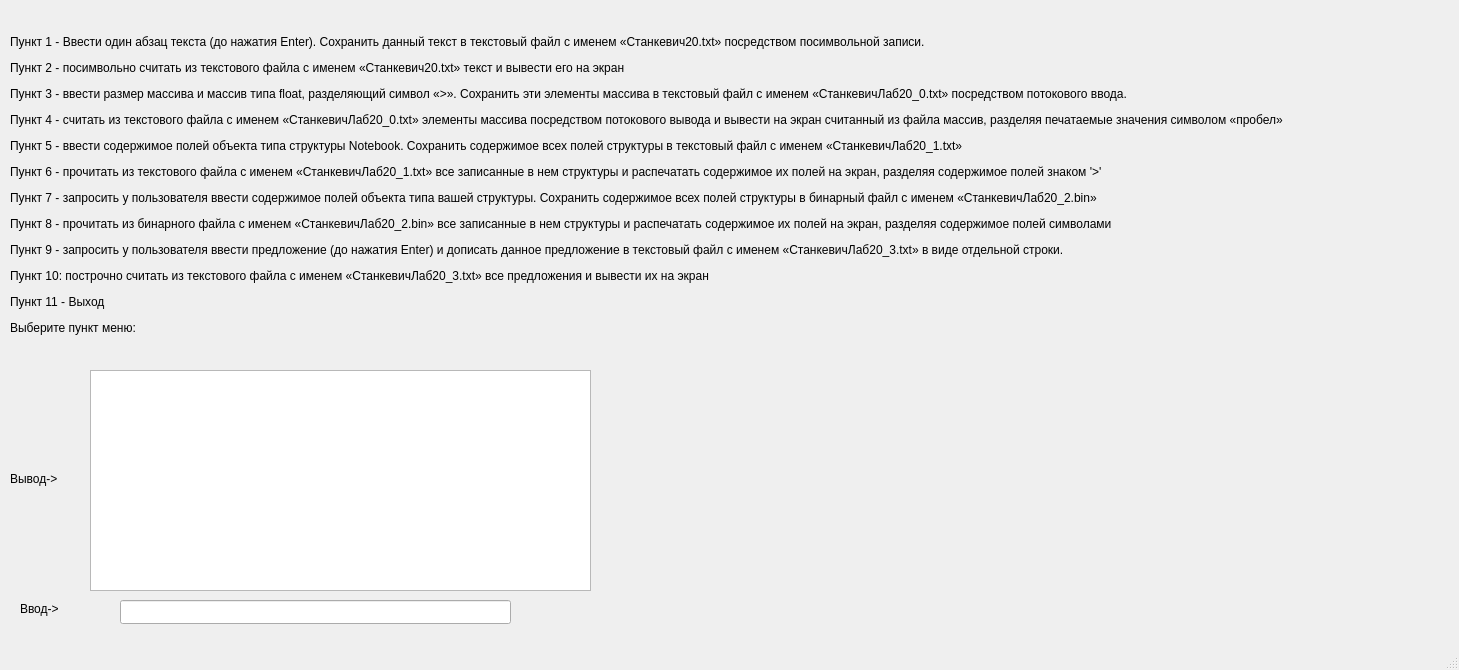
<?xml version="1.0" encoding="UTF-8"?>
<ui version="4.0">
 <class>MainWindow</class>
 <widget class="QMainWindow" name="MainWindow">
  <property name="geometry">
   <rect>
    <x>0</x>
    <y>0</y>
    <width>1459</width>
    <height>670</height>
   </rect>
  </property>
  <property name="windowTitle">
   <string>MainWindow</string>
  </property>
  <widget class="QWidget" name="centralwidget">
   <widget class="QLineEdit" name="lineEdit">
    <property name="geometry">
     <rect>
      <x>120</x>
      <y>600</y>
      <width>391</width>
      <height>24</height>
     </rect>
    </property>
    <property name="readOnly">
     <bool>true</bool>
    </property>
   </widget>
   <widget class="QTextEdit" name="textEdit">
    <property name="geometry">
     <rect>
      <x>90</x>
      <y>370</y>
      <width>501</width>
      <height>221</height>
     </rect>
    </property>
    <property name="readOnly">
     <bool>true</bool>
    </property>
   </widget>
   <widget class="QLabel" name="label">
    <property name="geometry">
     <rect>
      <x>10</x>
      <y>10</y>
      <width>1451</width>
      <height>351</height>
     </rect>
    </property>
    <property name="text">
     <string>&lt;html&gt;&lt;head/&gt;&lt;body&gt;&lt;p&gt;Пункт 1 - Ввести один абзац текста (до нажатия Enter). Сохранить данный текст в текстовый файл с именем «Станкевич20.txt» посредством посимвольной записи.&lt;/p&gt;&lt;p&gt;Пункт 2 - посимвольно считать из текстового файла с именем «Станкевич20.txt» текст и вывести его на экран&lt;/p&gt;&lt;p&gt;Пункт 3 - ввести размер массива и массив типа float, разделяющий символ «&amp;gt;». Сохранить эти элементы массива в текстовый файл с именем «СтанкевичЛаб20_0.txt» посредством потокового ввода.&lt;/p&gt;&lt;p&gt;Пункт 4 - cчитать из текстового файла с именем «СтанкевичЛаб20_0.txt» элементы массива посредством потокового вывода и вывести на экран считанный из файла массив, разделяя печатаемые значения символом «пробел»&lt;/p&gt;&lt;p&gt;Пункт 5 - ввести содержимое полей объекта типа структуры Notebook. Сохранить содержимое всех полей структуры в текстовый файл с именем «СтанкевичЛаб20_1.txt»&lt;/p&gt;&lt;p&gt;Пункт 6 - прочитать из текстового файла с именем «СтанкевичЛаб20_1.txt» все записанные в нем структуры и распечатать содержимое их полей на экран, разделяя содержимое полей знаком '&amp;gt;'&lt;/p&gt;&lt;p&gt;Пункт 7 - запросить у пользователя ввести содержимое полей объекта типа вашей структуры. Сохранить содержимое всех полей структуры в бинарный файл с именем «СтанкевичЛаб20_2.bin»&lt;/p&gt;&lt;p&gt;Пункт 8 - прочитать из бинарного файла с именем «СтанкевичЛаб20_2.bin» все записанные в нем структуры и распечатать содержимое их полей на экран, разделяя содержимое полей символами &lt;/p&gt;&lt;p&gt;Пункт 9 - запросить у пользователя ввести предложение (до нажатия Enter) и дописать данное предложение в текстовый файл с именем «СтанкевичЛаб20_3.txt» в виде отдельной строки.&lt;/p&gt;&lt;p&gt;Пункт 10: построчно считать из текстового файла с именем «СтанкевичЛаб20_3.txt» все предложения и вывести их на экран&lt;/p&gt;&lt;p&gt;Пункт 11 - Выход&lt;/p&gt;&lt;p&gt;Выберите пункт меню: &lt;/p&gt;&lt;/body&gt;&lt;/html&gt;</string>
    </property>
   </widget>
   <widget class="QLabel" name="label_2">
    <property name="geometry">
     <rect>
      <x>20</x>
      <y>600</y>
      <width>66</width>
      <height>17</height>
     </rect>
    </property>
    <property name="text">
     <string>Ввод-&gt;</string>
    </property>
   </widget>
   <widget class="QLabel" name="label_3">
    <property name="geometry">
     <rect>
      <x>10</x>
      <y>470</y>
      <width>66</width>
      <height>17</height>
     </rect>
    </property>
    <property name="text">
     <string>Вывод-&gt;</string>
    </property>
   </widget>
  </widget>
  <widget class="QMenuBar" name="menubar">
   <property name="geometry">
    <rect>
     <x>0</x>
     <y>0</y>
     <width>1459</width>
     <height>22</height>
    </rect>
   </property>
  </widget>
  <widget class="QStatusBar" name="statusbar"/>
 </widget>
 <resources/>
 <connections/>
</ui>
